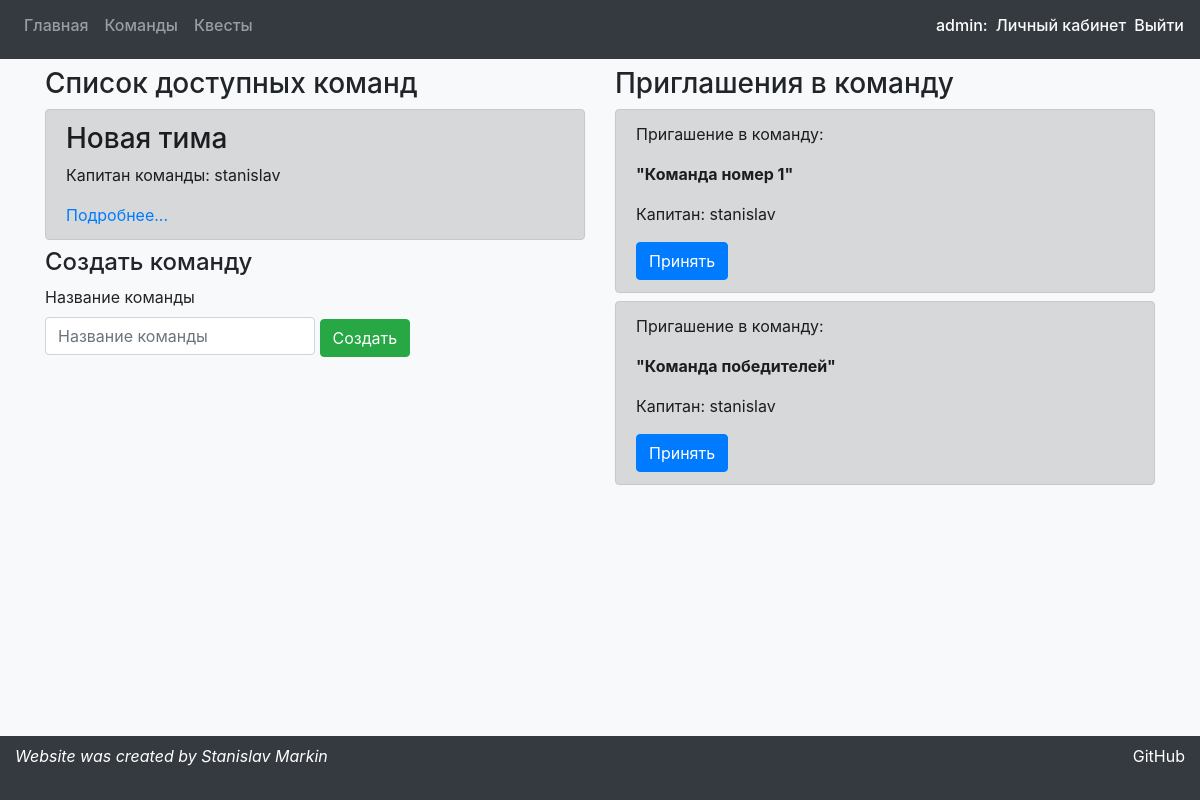
The app's page /teams (signed in) with its own data.
### preparationApp/models.py (models this page shows, shortened)
class Team(models.Model):
    captain = models.ForeignKey(User, models.CASCADE, default=1)
    members = models.ManyToManyField(User, related_name='teams')
    title = models.CharField(max_length=30)

class Invite(models.Model):
    new_member = models.ForeignKey(User, models.CASCADE)
    team = models.ForeignKey(Team, models.CASCADE)
    class Meta:
        unique_together = (("new_member", "team"),)

### preparationApp/views.py (the view)
# urls.py: path('teams', views.teams, name='teams'),
def teams(request):
    args = make_args(request)
    args['teams_list'] = list(filter(lambda t: get_user(request.user.username) in t.members.all(),
                                     models.Team.objects.all()))
    args['invites_list'] = list(filter(lambda i: get_user(request.user.username) == i.new_member,
                                       models.Invite.objects.all()))
    return render(request, 'preparationApp/teamsPage.html', args)

### preparationApp/views.py (called while the page is built)
def get_user(name):
    return User.objects.get(username=name)

def make_args(request):
    args = {'message': 'none'}
    if request.session.get('message'):
        args['message'] = request.session.get('message')
        request.session.pop('message')
    return args

### preparationApp/templates/preparationApp/teamsPage.html (shortened to what this page needs)
{%  extends 'preparationApp/mainWrapper.html' %}
{% block content %}
    <div class="row">
    <div class="col-6">
    <h3>Список доступных команд</h3>
    {% if teams_list|length == 0 %}
            <p>Нет доступных команд</p>
    {% else %}
        {% for team in teams_list %}
            <div class="alert alert-dark mb-2">
                <h3>{{ team.title }}</h3>
                <p>{% if user.username == team.captain.username %}Вы капитан этой команды
                {% else %}Капитан команды: {{ team.captain }}{% endif %}</p>
                <a href="/teams/{{ team.id }}">Подробнее...</a>
            </div>
        {% endfor %}
    {% endif %}
    <h4>Создать команду</h4>
    <form action="teams/add/team" method="post">{% csrf_token %}
        <label class="d-block" for="title">Название команды</label>
        <input type="text" class="form-control d-inline w-50 mb-2" id="title" placeholder="Название команды" name="title">
        <input type="submit" class="btn btn-success" value="Создать">
    </form>
    </div>
    <div class="col-6">
    <h3>Приглашения в команду</h3>
    {% for invite in invites_list %}
        <div class="alert alert-dark mb-2">
            <p>Пригашение в команду:</p> <p><b>"{{ invite.team.title }}"</b></p>
            <p>Капитан: {{ invite.team.captain }}</p>
            <a class="btn btn-primary" href="/teams/accept/invite/{{ invite.id }}">Принять</a>
        </div>
    {% endfor %}
    </div>
    </div>
{% endblock %}

### preparationApp/templates/preparationApp/mainWrapper.html (shortened to what this page needs)
<!DOCTYPE html>
<html lang="en">
<head>
    {% load staticfiles %}
    <link rel="stylesheet" href="{% static 'bootstrap/css/bootstrap.css' %}" type="text/css">
    {% load staticfiles %}
</head>
<body class="bg-light">
    <nav class="navbar navbar-expand-lg navbar-dark bg-dark mb-2">
        <div class="collapse navbar-collapse">
            <ul class="navbar-nav">
                <li class="nav-item"><a class="nav-link h6" href="/">Главная</a></li>
                <li class="nav-item"><a class="nav-link h6" href="/teams">Команды</a></li>
                <li class="nav-item"><a class="nav-link h6" href="/quests">Квесты</a></li>
            </ul>
        </div>
        {% if user.is_authenticated %}
            <span class="h6 text-white float-right mr-2">{{ user.username }}: </span>
            <a class="text-light mr-2 h6 float-right" href="/personal">Личный кабинет</a></li>
            <a class="text-light h6 float-right" href="/logout/">Выйти</a></li>
        {% else %}
            <a class="text-light mr-2 h6 float-right" href="/login">Войти</a></li>
            <a class="text-light h6 float-right" href="/register">Регистрация</a></li>
        {% endif %}
    </nav>
    <div style="margin-bottom: 5rem" class="container">
    {% block content %}
    {% endblock %}
    </div>
    <footer style="height: 4rem;" class="container-fluid fixed-bottom bg-dark text-white pt-2">
		<div class="float-left font-italic ">
			Website was created by Stanislav Markin
		</div>
        <a target="_blank" href="https://github.com/MenacingDwarf/NightQuest" class=" text-white float-right">GitHub</a>
	</footer>
</body>
</html>

### records on screen
Team: title "Новая тима", captain "stanislav"
Invite: team "Команда номер 1", team.captain "stanislav"
Invite: team "Команда победителей", team.captain "stanislav"

### other values on screen
{{ user.username }} "admin"
